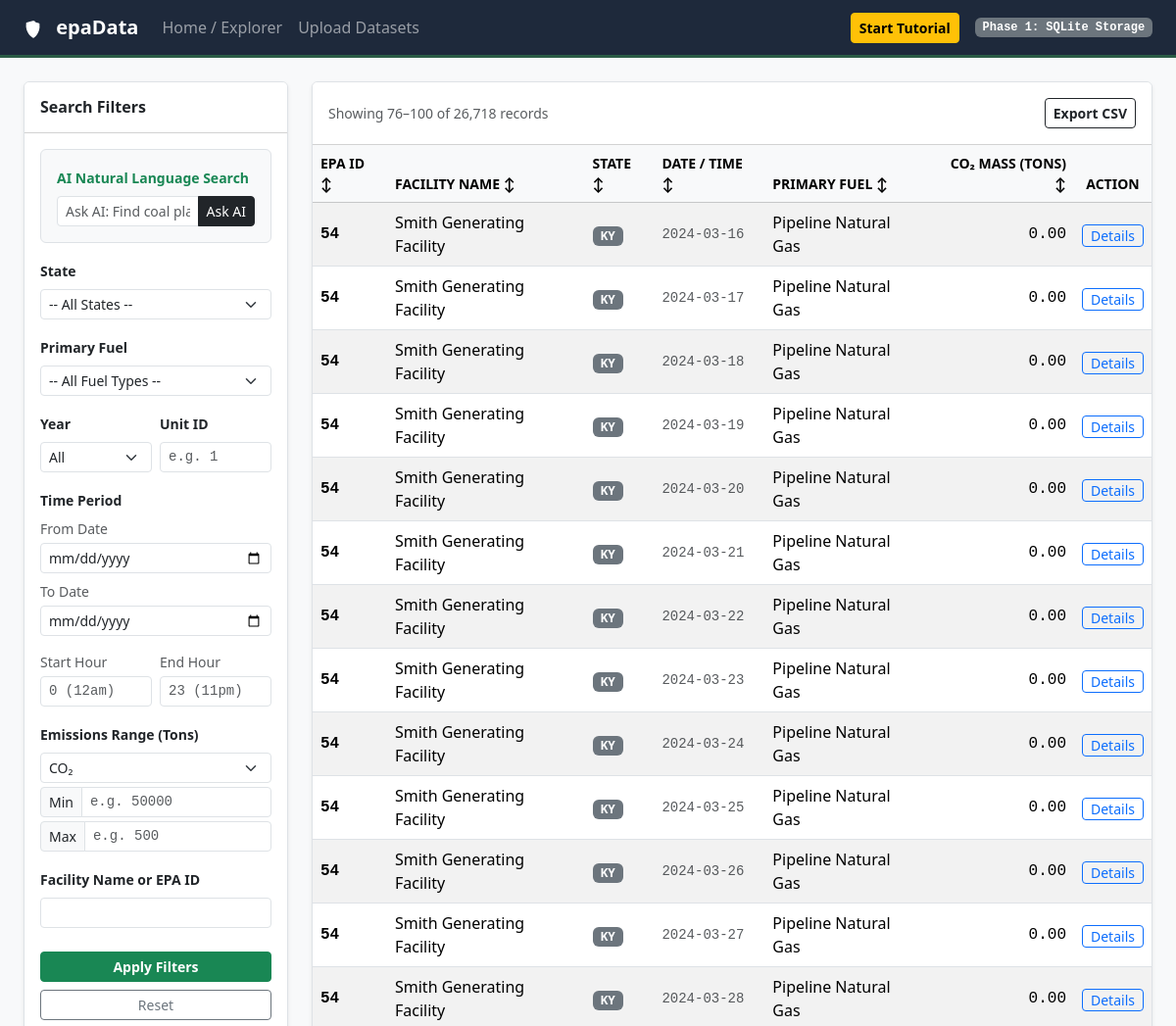
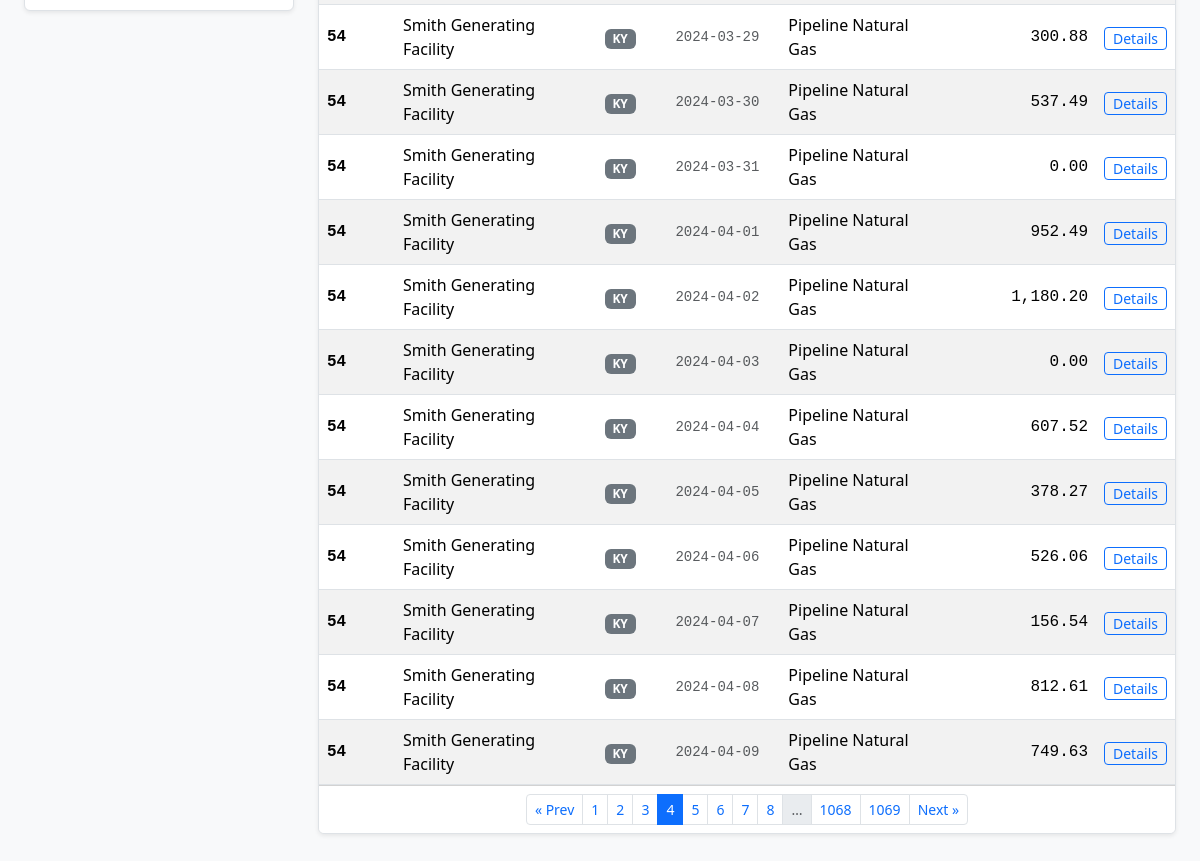
/?page=4, run on the app's committed database (2 pictures, top to bottom).
### models.py (models this page shows)
class FacilityRecord(db.Model):
    __tablename__ = 'facility_records'
    id = db.Column(db.Integer, primary_key=True)
    dataset_id = db.Column(db.Integer, db.ForeignKey('uploaded_datasets.id'), nullable=True)
    facility_id = db.Column(db.String(50), nullable=False)
    facility_name = db.Column(db.String(255))
    state = db.Column(db.String(10))
    unit_id = db.Column(db.String(50))
    primary_fuel = db.Column(db.String(100))
    co2_mass = db.Column(db.Float, default=0.0)
    so2_mass = db.Column(db.Float, default=0.0)
    nox_mass = db.Column(db.Float, default=0.0)
    heat_input = db.Column(db.Float, default=0.0)
    record_date = db.Column(db.String(20))
    record_hour = db.Column(db.Integer, nullable=True)

### app.py (the view)
@app.route("/")
def index():
    args = request.args
    query = apply_filters(FacilityRecord.query, args)
    sort = args.get("sort", "")
    sort_dir = "desc" if args.get("dir") == "desc" else "asc"
    if sort in SORT_COLUMNS:
        col = SORT_COLUMNS[sort]
        query = query.order_by(col.desc() if sort_dir == "desc" else col.asc(), FacilityRecord.id)
    else:
        sort = ""
        query = query.order_by(FacilityRecord.id)
    page = args.get("page", 1, type=int)
    pagination = query.paginate(page=page, per_page=PER_PAGE, error_out=False)
    years = sorted(
        {y for (y,) in db.session.query(db.func.substr(FacilityRecord.record_date, 1, 4)).distinct()
         if y and y.isdigit()},
        reverse=True,
    )
    return render_template(
        "search.html",
        facilities=build_facility_rows(pagination.items),
        pagination=pagination,
        sort=sort,
        sort_dir=sort_dir,
        years=years,
        filters=args.to_dict(),
        semantic_prompt=args.get("ai_prompt", ""),
    )

### templates/search.html (shortened to what this page needs)
{% extends "base.html" %}
{% block content %}
{% macro sort_th(label, key, extra_class='') %}
    {% if sort != key %}
        {% set next_url = url_with(sort=key, dir='asc', page=None) %}
        {% set icon = '↕' %}
    {% elif sort_dir == 'asc' %}
        {% set next_url = url_with(sort=key, dir='desc', page=None) %}
        {% set icon = '↑' %}
    {% else %}
        {% set next_url = url_with(sort=None, dir=None, page=None) %}
        {% set icon = '↓' %}
    {% endif %}
    <th scope="col" class="small text-uppercase {{ extra_class }}">
        <a href="{{ next_url }}" class="text-decoration-none text-reset">{{ label }} <span class="sort-icon">{{ icon }}</span></a>
    </th>
{% endmacro %}
<div class="row g-4">
    <div class="col-lg-3">
        <div class="card shadow-sm border">
            <div class="card-header bg-white py-3">
                <h5 class="card-title h6 mb-0 fw-bold">Search Filters</h5>
            </div>
            <div class="card-body">
                <form action="/" method="GET">
                    <div class="mb-3 p-3 bg-light border rounded"
                        data-bs-toggle="tooltip"
                        title="Type a natural question and let AI extract your query filters."
                        data-intro="AI Search: Type a sentence like 'Find coal plants in Texas over 50k tons' to search using natural language."
                        data-step="1">
                        <label class="form-label small fw-bold text-success">AI Natural Language Search</label>
                        <div class="input-group input-group-sm">
                            <input type="text" name="prompt" class="form-control" placeholder="Ask AI: Find coal plants in KY..." value="{{ semantic_prompt or '' }}">
                            <button type="submit" formaction="/semantic_search" class="btn btn-dark">Ask AI</button>
                        </div>
                    </div>
                    <div class="mb-3">
                        <label for="state" class="form-label small fw-bold">State</label>
                        <select id="state" name="state" class="form-select form-select-sm"
                            data-bs-toggle="tooltip"
                            title="Filter the database to only show power plants in a specific state."
                            data-intro="You can filter the massive EPA dataset by state to find local emissions."
                            data-step="2">
                            <option value="">-- All States --</option>
                        </select>
                    </div>
                    <div class="mb-3">
                        <label for="fuel" class="form-label small fw-bold">Primary Fuel</label>
                        <select id="fuel" name="fuel" class="form-select form-select-sm"
                            data-bs-toggle="tooltip"
                            title="Find plants based on what they burn for power."
                            data-intro="You can also narrow down results by the type of fuel the facility uses, like Coal or Natural Gas."
                            data-step="3">
                            <option value="">-- All Fuel Types --</option>
                        </select>
                    </div>
                    <div class="row g-2 mb-3"
                        data-bs-toggle="tooltip"
                        title="Filter by reporting year, or search for a specific generating unit."
                        data-intro="Reporting Year & Unit: Limit results to one year (e.g. 2024) or search for a specific boiler/turbine unit ID."
                        data-step="4">
                        <div class="col-6">
                            <label for="year" class="form-label small fw-bold">Year</label>
                            <select id="year" name="year" class="form-select form-select-sm">
                                <option value="">All</option>
                            </select>
                        </div>
                        <div class="col-6">
                            <label for="unit_id" class="form-label small fw-bold">Unit ID</label>
                            <input type="text" id="unit_id" name="unit_id" class="form-control form-control-sm mono-num" placeholder="e.g. 1" value="{{ filters.unit_id or '' }}">
                        </div>
                    </div>
                    <div class="mb-3"
                        data-bs-toggle="tooltip"
                        title="Pick a date range and specific hours (0-23) to filter emissions."
                        data-intro="Time Period & Hour: Select a calendar date range and specific operating hours (0:00 to 23:00) to isolate emissions."
                        data-step="5">
                        <label class="form-label small fw-bold">Time Period</label>
                        <div class="mb-2">
                            <span class="text-muted small d-block mb-1">From Date</span>
                            <input type="date" id="start_date" name="start_date" class="form-control form-control-sm" value="{{ filters.start_date or '' }}">
                        </div>
                        <div class="mb-2">
                            <span class="text-muted small d-block mb-1">To Date</span>
                            <input type="date" id="end_date" name="end_date" class="form-control form-control-sm" value="{{ filters.end_date or '' }}">
                        </div>
                        <div class="row g-2 mt-1">
                            <div class="col-6">
                                <span class="text-muted small d-block mb-1">Start Hour</span>
                                <input type="number" id="start_hour" name="start_hour" class="form-control form-control-sm mono-num" min="0" max="23" placeholder="0 (12am)" value="{{ filters.start_hour or '' }}">
                            </div>
                            <div class="col-6">
                                <span class="text-muted small d-block mb-1">End Hour</span>
                                <input type="number" id="end_hour" name="end_hour" class="form-control form-control-sm mono-num" min="0" max="23" placeholder="23 (11pm)" value="{{ filters.end_hour or '' }}">
                            </div>
                        </div>
                    </div>
                    <div class="mb-3"
                        data-bs-toggle="tooltip"
                        title="Choose a pollutant (CO2, SO2, or NOx) and set a minimum and/or maximum in tons."
                        data-intro="Emissions Range: Pick CO₂, SO₂, or NOₓ, then set a minimum and/or maximum tonnage (e.g. CO₂ above 500,000 or SO₂ below 500)."
                        data-step="6">
                        <label class="form-label small fw-bold">Emissions Range (Tons)</label>
                        <select id="pollutant_type" name="pollutant_type" class="form-select form-select-sm">
                            <option value="co2" {{ 'selected' if filters.get('pollutant_type', 'co2') == 'co2' }}>CO₂</option>
                        </select>
                        <div class="input-group input-group-sm mt-1">
                            <span class="input-group-text">Min</span>
                            <input type="number" id="min_emissions" name="min_emissions" class="form-control mono-num" placeholder="e.g. 50000" min="0" value="{{ filters.min_emissions or '' }}">
                        </div>
                        <div class="input-group input-group-sm mt-1">
                            <span class="input-group-text">Max</span>
                            <input type="number" id="max_emissions" name="max_emissions" class="form-control mono-num" placeholder="e.g. 500" min="0" value="{{ filters.max_emissions or '' }}">
                        </div>
                    </div>
                    <div class="mb-4">
                        <label for="facility_query" class="form-label small fw-bold">Facility Name or EPA ID</label>
                        <input type="text" id="facility_query" name="facility_query" class="form-control form-control-sm" value="{{ filters.facility_query or '' }}"
                            data-bs-toggle="tooltip"
                            title="Directly search for a specific plant by its ORISPL code or name."
                            data-intro="Direct Search: If you know exactly which facility you want, type its name or EPA ID code here."
                            data-step="7">
                    </div>
                    <div class="d-grid gap-2">
                        <button type="submit" class="btn btn-success btn-sm fw-bold"
                            data-bs-toggle="tooltip"
                            title="Run the SQLite database query with your selected filters."
                            data-intro="Execute Query: Click here to run your query and refresh the results table."
                            data-step="8">
                            Apply Filters
                        </button>
                        <a href="/" class="btn btn-outline-secondary btn-sm">Reset</a>
                    </div>
                </form>
            </div>
        </div>
    </div>
    <div class="col-lg-9">
        <div class="card shadow-sm border">
            <div class="card-header bg-white py-3 d-flex justify-content-between align-items-center">
                <span class="text-muted small">
                    {% if pagination.total %}
                        Showing {{ pagination.first }}–{{ pagination.last }} of {{ "{:,}".format(pagination.total) }} records
                    {% else %}
                        0 records
                    {% endif %}
                </span>
                <a href="{{ url_for('export', **request.args.to_dict()) }}" class="btn btn-outline-dark btn-sm fw-bold"
                   data-bs-toggle="tooltip" title="Download all records matching the current filters as a CSV file."
                   data-intro="Export CSV: After filtering, click here to download a spreadsheet of every record that matches (not just the current page)."
                   data-step="9"
                   data-position="left">
                   Export CSV
                </a>
            </div>
            <div class="table-responsive"
                 data-bs-toggle="tooltip" title="This grid displays the matching database records."
                 data-intro="The Data Grid: Your queried EPA records appear here. Click any column header to sort." data-step="10">
                <table class="table table-hover table-striped mb-0 align-middle">
                    <thead class="table-light user-select-none">
                        <tr>
                            {{ sort_th('EPA ID', 'id') }}
                            {{ sort_th('Facility Name', 'name') }}
                            {{ sort_th('State', 'state') }}
                            {{ sort_th('Date / Time', 'date') }}
                            {{ sort_th('Primary Fuel', 'fuel') }}
                            {{ sort_th('CO₂ Mass (Tons)', 'co2', 'text-end') }}
                            <th scope="col" class="small text-uppercase text-center">Action</th>
                        </tr>
                    </thead>
                    <tbody>
                        {% if facilities %}
                            {% for fac in facilities %}
                            <tr>
                                <td class="mono-num fw-bold">{{ fac.id }}</td>
                                <td>{{ fac.name }}</td>
                                <td><span class="badge bg-secondary">{{ fac.state }}</span></td>
                                <td class="mono-num small text-muted">{{ fac.date_time }}</td>
                                <td>{{ fac.fuel }}</td>
                                <td class="text-end mono-num">{{ fac.co2 }}</td>
                                <td class="text-center">
                                    <a href="/facility/{{ fac.id }}" class="btn btn-outline-primary btn-sm py-0"
                                       data-bs-toggle="tooltip" title="View in-depth metrics and unit configurations for this specific power plant."
                                       data-intro="Inspection: Click 'Details' on any row to drill down into that specific power plant's individual smokestacks and emissions." data-step="11">
                                       Details
                                    </a>
                                </td>
                            </tr>
                            {% endfor %}
                        {% else %}
                            <tr>
                                <td colspan="7" class="text-center py-4 text-muted">
                                    No matching facilities found. Try adjusting your search filters or uploading data.
                                </td>
                            </tr>
                        {% endif %}
                    </tbody>
                </table>
            </div>
            {% if pagination.pages > 1 %}
            <div class="card-footer bg-white">
                <nav aria-label="Results pages">
                    <ul class="pagination pagination-sm justify-content-center mb-0 flex-wrap">
                        <li class="page-item {{ 'disabled' if not pagination.has_prev }}">
                            <a class="page-link" href="{{ url_with(page=pagination.prev_num) if pagination.has_prev else '#' }}">&laquo; Prev</a>
                        </li>
                        {% for p in pagination.iter_pages() %}
                            {% if p %}
                            <li class="page-item {{ 'active' if p == pagination.page }}">
                                <a class="page-link" href="{{ url_with(page=p) }}">{{ p }}</a>
                            </li>
                            {% else %}
                            <li class="page-item disabled"><span class="page-link">…</span></li>
                            {% endif %}
                        {% endfor %}
                        <li class="page-item {{ 'disabled' if not pagination.has_next }}">
                            <a class="page-link" href="{{ url_with(page=pagination.next_num) if pagination.has_next else '#' }}">Next &raquo;</a>
                        </li>
                    </ul>
                </nav>
            </div>
            {% endif %}
        </div>
    </div>
</div>
{% endblock %}

### data on the page
FacilityRecord: id "54", name "Smith Generating Facility", state "KY", date_time "2024-03-16", fuel "Pipeline Natural Gas", co2 "0.00"
FacilityRecord: id "54", name "Smith Generating Facility", state "KY", date_time "2024-03-17", fuel "Pipeline Natural Gas", co2 "0.00"
FacilityRecord: id "54", name "Smith Generating Facility", state "KY", date_time "2024-03-18", fuel "Pipeline Natural Gas", co2 "0.00"
FacilityRecord: id "54", name "Smith Generating Facility", state "KY", date_time "2024-03-19", fuel "Pipeline Natural Gas", co2 "0.00"
FacilityRecord: id "54", name "Smith Generating Facility", state "KY", date_time "2024-03-20", fuel "Pipeline Natural Gas", co2 "0.00"
FacilityRecord: id "54", name "Smith Generating Facility", state "KY", date_time "2024-03-21", fuel "Pipeline Natural Gas", co2 "0.00"
FacilityRecord: id "54", name "Smith Generating Facility", state "KY", date_time "2024-03-22", fuel "Pipeline Natural Gas", co2 "0.00"
FacilityRecord: id "54", name "Smith Generating Facility", state "KY", date_time "2024-03-23", fuel "Pipeline Natural Gas", co2 "0.00"
FacilityRecord: id "54", name "Smith Generating Facility", state "KY", date_time "2024-03-24", fuel "Pipeline Natural Gas", co2 "0.00"
FacilityRecord: id "54", name "Smith Generating Facility", state "KY", date_time "2024-03-25", fuel "Pipeline Natural Gas", co2 "0.00"
FacilityRecord: id "54", name "Smith Generating Facility", state "KY", date_time "2024-03-26", fuel "Pipeline Natural Gas", co2 "0.00"
FacilityRecord: id "54", name "Smith Generating Facility", state "KY", date_time "2024-03-27", fuel "Pipeline Natural Gas", co2 "0.00"
FacilityRecord: id "54", name "Smith Generating Facility", state "KY", date_time "2024-03-28", fuel "Pipeline Natural Gas", co2 "0.00"
FacilityRecord: id "54", name "Smith Generating Facility", state "KY", date_time "2024-03-29", fuel "Pipeline Natural Gas", co2 "300.88"
FacilityRecord: id "54", name "Smith Generating Facility", state "KY", date_time "2024-03-30", fuel "Pipeline Natural Gas", co2 "537.49"
FacilityRecord: id "54", name "Smith Generating Facility", state "KY", date_time "2024-03-31", fuel "Pipeline Natural Gas", co2 "0.00"
FacilityRecord: id "54", name "Smith Generating Facility", state "KY", date_time "2024-04-01", fuel "Pipeline Natural Gas", co2 "952.49"
FacilityRecord: id "54", name "Smith Generating Facility", state "KY", date_time "2024-04-02", fuel "Pipeline Natural Gas", co2 "1,180.20"
FacilityRecord: id "54", name "Smith Generating Facility", state "KY", date_time "2024-04-03", fuel "Pipeline Natural Gas", co2 "0.00"
FacilityRecord: id "54", name "Smith Generating Facility", state "KY", date_time "2024-04-04", fuel "Pipeline Natural Gas", co2 "607.52"
FacilityRecord: id "54", name "Smith Generating Facility", state "KY", date_time "2024-04-05", fuel "Pipeline Natural Gas", co2 "378.27"
FacilityRecord: id "54", name "Smith Generating Facility", state "KY", date_time "2024-04-06", fuel "Pipeline Natural Gas", co2 "526.06"
FacilityRecord: id "54", name "Smith Generating Facility", state "KY", date_time "2024-04-07", fuel "Pipeline Natural Gas", co2 "156.54"
FacilityRecord: id "54", name "Smith Generating Facility", state "KY", date_time "2024-04-08", fuel "Pipeline Natural Gas", co2 "812.61"
FacilityRecord: id "54", name "Smith Generating Facility", state "KY", date_time "2024-04-09", fuel "Pipeline Natural Gas", co2 "749.63"

### other printed values
{{ pagination.first }} "76"
{{ pagination.last }} "100"
{{ "{:,}".format(pagination.total) }} "26,718"
{{ label }} "EPA ID FACILITY NAME STATE DATE / TIME PRIMARY FUEL CO₂ MASS (TONS)"
{{ icon }} "↕ ↕ ↕ ↕ ↕ ↕"
{{ p }} "1" "2" "3" "4" "5" "6" "7" "8" "1068" "1069"
